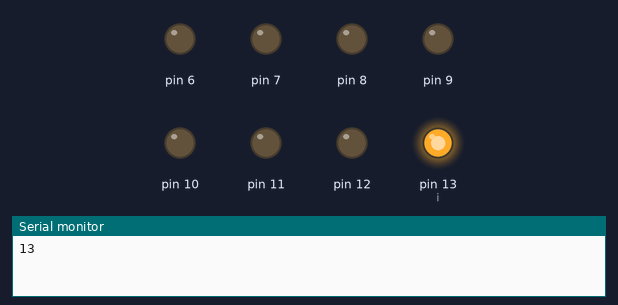
The sketch below on a simulated Arduino Uno, built with avr-gcc and run on an emulated ATmega328P. Parts: output pins drawn as LEDs (lit = HIGH), the last lines printed to the serial monitor.

Above: at 0.12 s.
At 0.62 s:
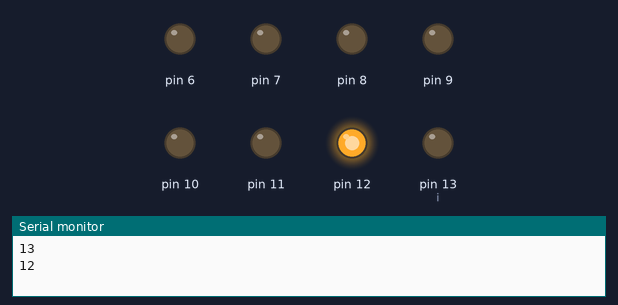
At 1.12 s:
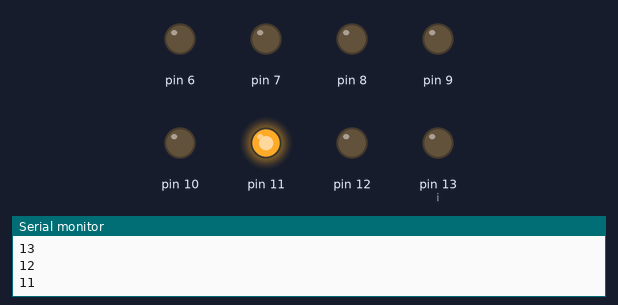
At 2.62 s:
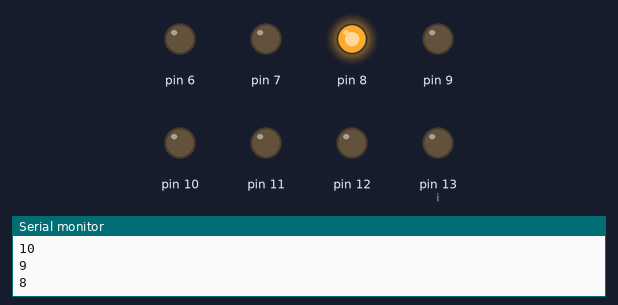
At 3.62 s:
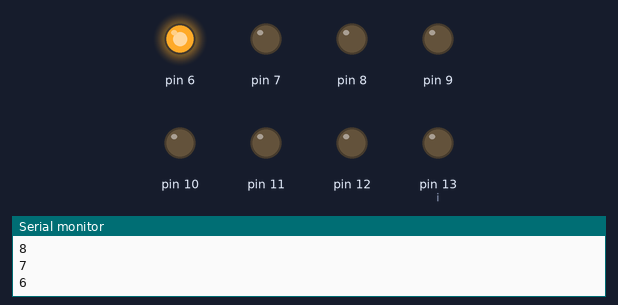
At 4.87 s:
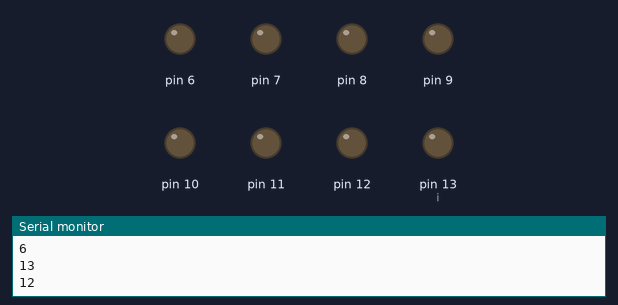
Timing chart, 0 to 5.2 s (numbered marks = the images above):
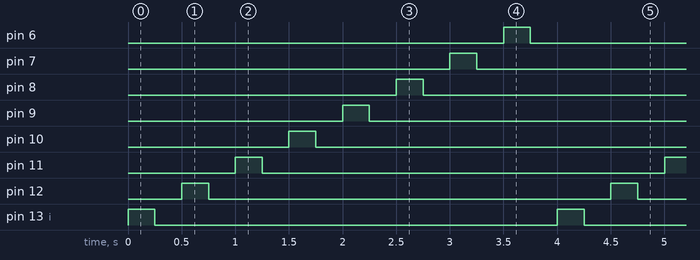

Measured:
- by itself, pin 6–12, pin 13 (i): alternates HIGH for 0.25 s and LOW for 3.8 s
- by itself, everything shown: repeats every 4.0 s, in 16 steps

The sketch:

A01_Led_80a-if.ino
```cpp
/*******************************
 * Nama File : A01_Led_80a-if.ino
 * Menyalakan 8 Led dari pin 6..13
 * Cara : menggunakan Counter dan sintax If
  *******************************/

/* Uno --> P-01 (Display kit)
 *  6  -->  7
 *  7  -->  6
 *  8  -->  5
 *  9  -->  4
 *  10 -->  3
 *  11 -->  2
 *  12 -->  1
 *  13 -->  0
 */

int d = 250;
int i;

void setup() {
  pinMode(13,OUTPUT);
  pinMode(12,OUTPUT);
  pinMode(11,OUTPUT);
  pinMode(10,OUTPUT);
  pinMode(9,OUTPUT);
  pinMode(8,OUTPUT);
  pinMode(7,OUTPUT);
  pinMode(6,OUTPUT);
  i = 13;
  Serial.begin(9600);
}

void loop() {

 Serial.println(i);
 digitalWrite(i,HIGH);
 delay(d);

 digitalWrite(i,LOW);
 delay(d);

 //******************************** lihat buku hal 64

 if (i < 7) {  // jelaskan kenapa i<7
  i = 14;      // jelaskan kenapa i=14
 }

 i--;

}
```
